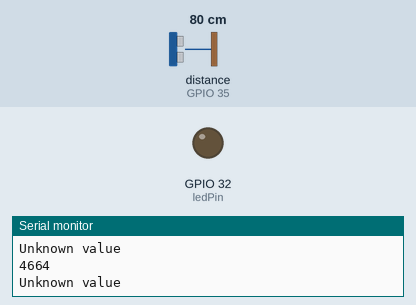
A sketch run on a simulated ESP32. Parts: output pins drawn as LEDs (lit = HIGH), the last lines printed to the serial monitor. Wiring (inferred from the names in the program): ultrasonic range finder: trigger GPIO 34; echo GPIO 35. Dashed ring = blinking. The inputs (shaded band) are chosen by the test bench; at power-on: distance to the obstacle (sensor on GPIO 35) 80 cm. The echo pulse lasts 58.3 µs per cm; pins used as bus, display or sensor lines are not drawn.

Above: at 1.3 s.
1.4 s: distance to the obstacle (sensor on GPIO 35) set to 6 cm
2.9 s: distance to the obstacle (sensor on GPIO 35) set to 3 cm
At 3.8 s:
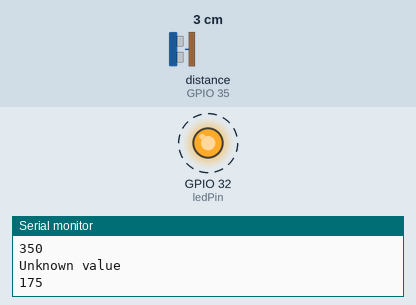
8.0 s: distance to the obstacle (sensor on GPIO 35) set to 2 cm
Timing chart, 0 to 12.0 s (numbered marks = the images above; inputs shaded):
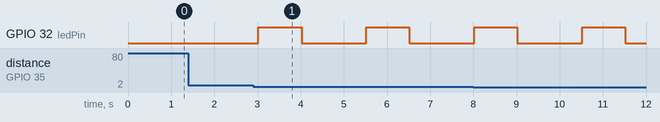

Measured:
- the behaviour switches between 5 and 4 cm on distance to the obstacle (sensor on GPIO 35) (found by bisection; images 0 and 1)
- after the input at 2.9 s, GPIO 32 (ledPin): alternates HIGH for 1.0 s and LOW for 1.5 s, starting after 0.12 s

The sketch:

sketch_mar25a.ino
```cpp
#define trigPin 34
#define echoPin 35
#define ledPin 32

long distance;
long duration;

void setup() {
  pinMode(trigPin, OUTPUT);
  pinMode(echoPin, INPUT);
  pinMode(ledPin, OUTPUT);

  Serial.begin(9600);
  }

void loop() { // every 10 µs
  distance=readUltrasonicSensor();
  if (distance >= 4 || distance <= 0){
    Serial.println("Unknown value"); }
  else {
    digitalWrite(ledPin, HIGH);
    delay(1000);
    digitalWrite(ledPin, LOW);
    delay(1000);  }
  delay(500);// delay in milliseconds
  }

long readUltrasonicSensor(){
  digitalWrite(trigPin, LOW);
  delayMicroseconds(2);
  digitalWrite(trigPin, HIGH);
  delayMicroseconds(10) ;
  digitalWrite(trigPin, LOW);
  duration = pulseIn(echoPin, HIGH);
  Serial.println(duration); //Convert and return value
  return duration*0.034/2;
}
```
